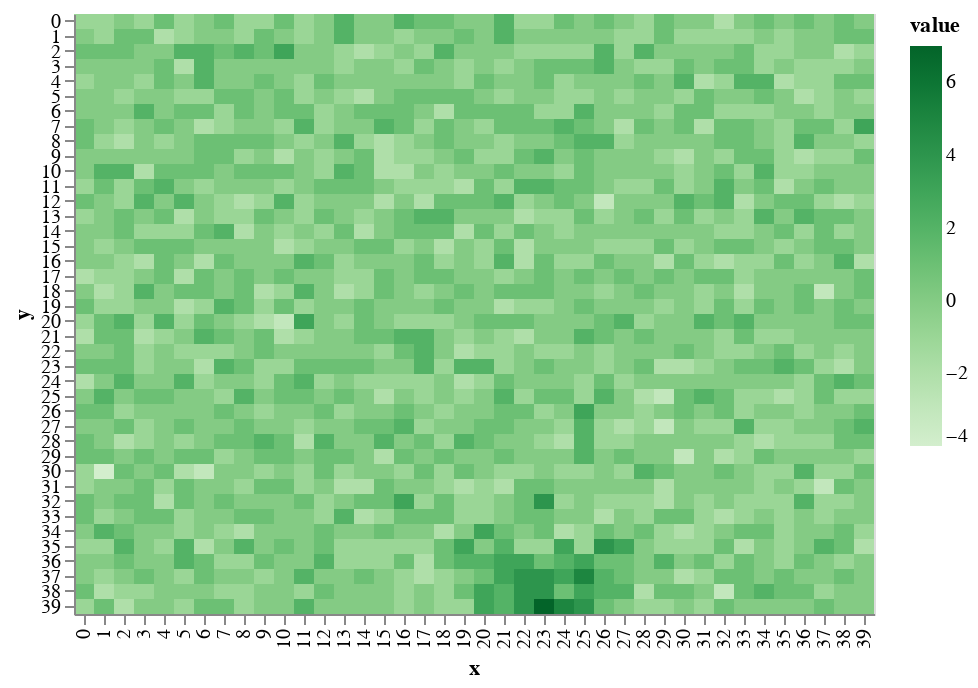

The notebook cell this image was saved under:
### Markdown cell above
This makes a much more _natural_ looking mountain.

### Code cell
world.add_mountain(mdf)
draw.drawTerrainHeight(world.grid_elevation)

### Figure 1 — Vega-Lite specification as saved in the notebook (floating-point values rounded to 4 significant figures; data arrays with more than 128 entries replaced by an {"elided": "..."} marker saying what was removed)
{"$schema": "https://vega.github.io/schema/vega-lite/v2.6.0.json", "config": {"view": {"height": 300, "width": 400}}, "data": {"name": "data-9923e59b3b41f69691d293cf0b77f212"}, "datasets": {"data-9923e59b3b41f69691d293cf0b77f212": {"elided": "1600 records"}}, "encoding": {"color": {"field": "value", "scale": {"scheme": "greens"}, "type": "quantitative"}, "x": {"field": "x", "type": "ordinal"}, "y": {"field": "y", "type": "ordinal"}}, "mark": "rect"}
